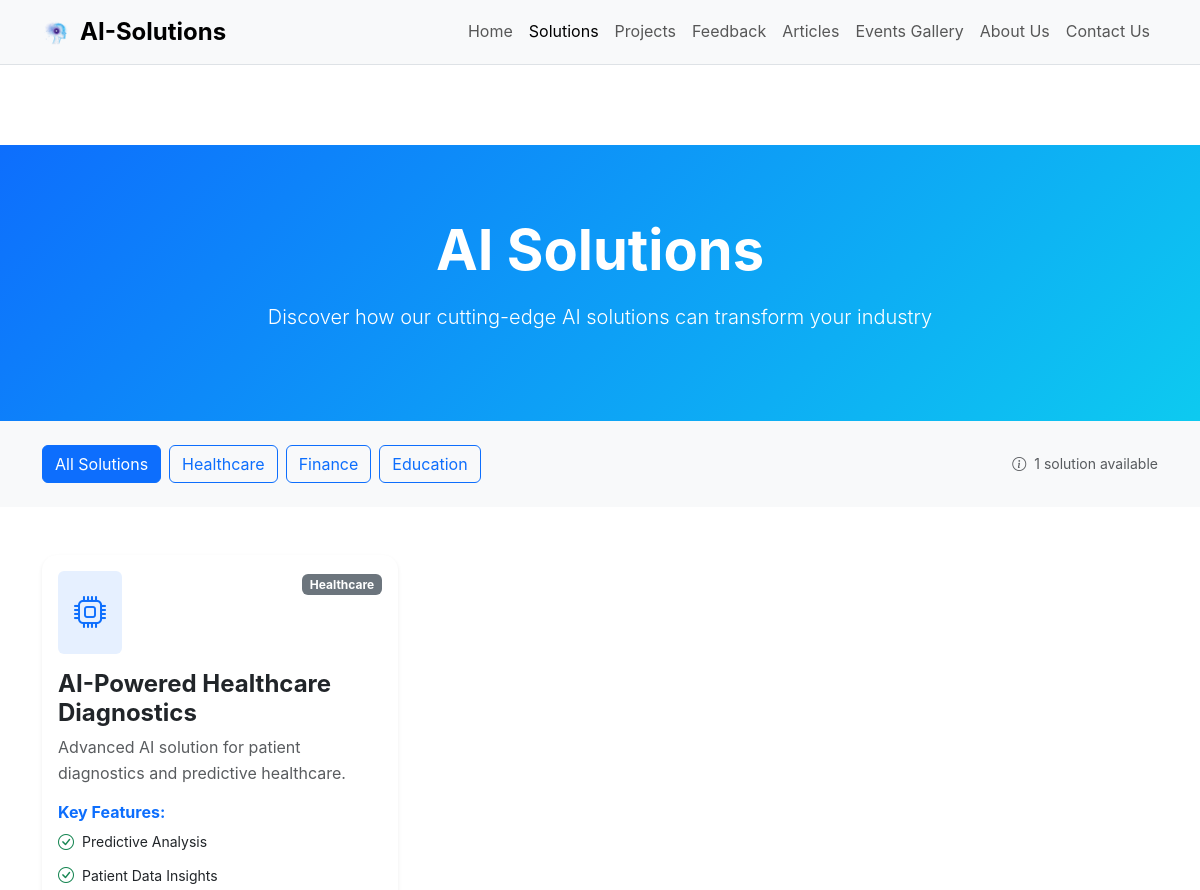
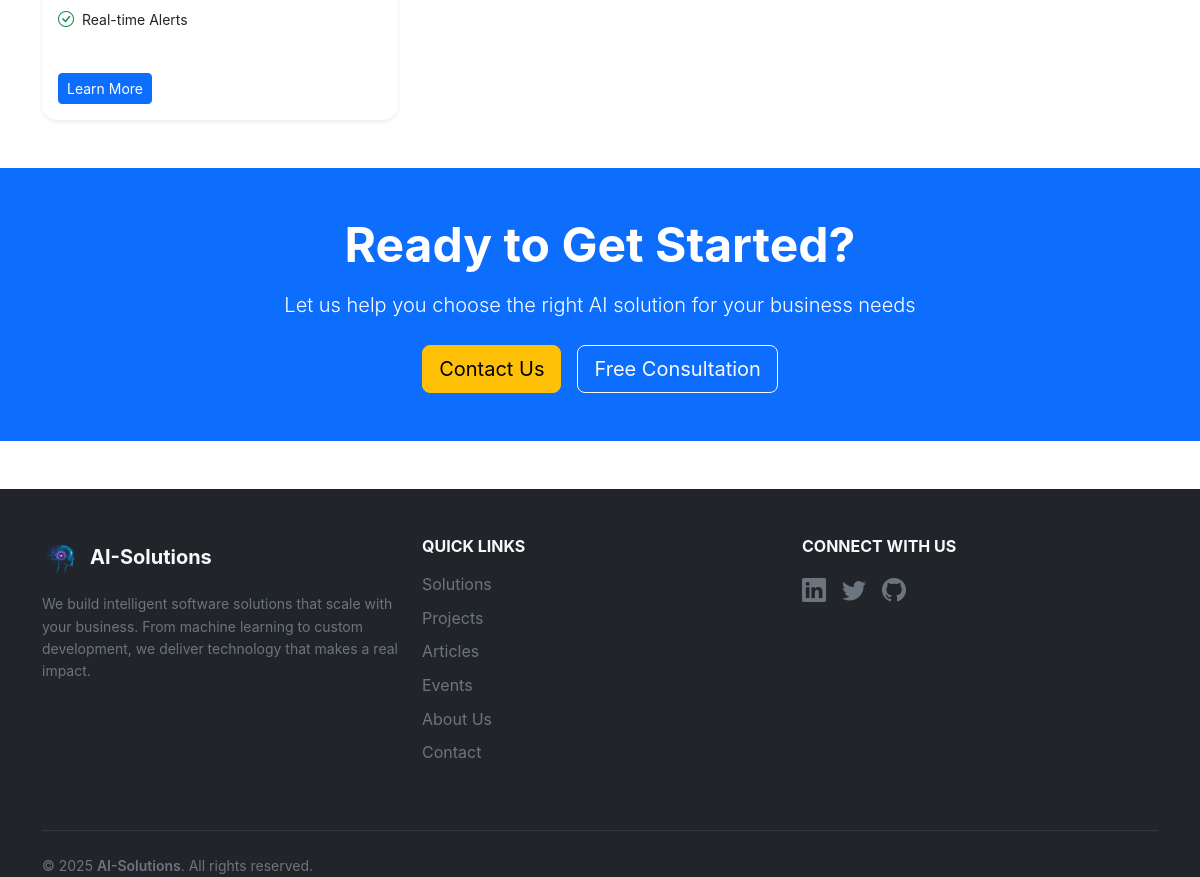
The page /solutions/ on the database its author committed (2 pictures, top to bottom).
### core/models.py (models this page shows, shortened)
class Solution(models.Model):
    CATEGORY_CHOICES = [
        ('healthcare', 'Healthcare'),
        ('finance', 'Finance'),
        ('education', 'Education'),
    ]
    title = models.CharField(max_length=200)
    description = models.TextField()
    detailed_content = HTMLField(help_text="Rich text content for solution details", blank=True)
    category = models.CharField(max_length=20, choices=CATEGORY_CHOICES)
    icon = models.CharField(max_length=50)
    features = models.JSONField(default=list)
    benefits = models.JSONField(default=list)
    use_cases = models.JSONField(default=list)
    faqs = models.JSONField(default=list)
    image = models.ImageField(upload_to='solutions/', blank=True, null=True)
    is_featured = models.BooleanField(default=False)
    is_active = models.BooleanField(default=True)
    order = models.PositiveIntegerField(default=0)
    created_at = models.DateTimeField(auto_now_add=True)
    updated_at = models.DateTimeField(auto_now=True)
    created_by = models.ForeignKey(settings.AUTH_USER_MODEL, on_delete=models.SET_NULL, null=True)
    slug = models.SlugField(max_length=200, blank=True)
    class Meta:
        ordering = ['order', 'title']

### core/views.py (the view)
# urls.py: path('solutions/', views.solutions, name='solutions'),
def solutions(request):
    category = request.GET.get('category', '')
    queryset = Solution.objects.filter(is_active=True)
    if category:
        queryset = queryset.filter(category=category)
    solutions_list = queryset.order_by('order', 'title')
    categories = Solution.CATEGORY_CHOICES
    context = {
        'solutions': solutions_list,
        'categories': categories,
        'selected_category': category,
        'settings': SiteSettings.load(),
    }
    return render(request, 'frontend/solutions.html', context)

### core/context_processors.py (called while the page is built, shortened)
def site_settings(request):
    return {
        'settings': SiteSettings.load()
    }

def admin_notifications(request):
    return {}

### core/models.py (called while the page is built)
    @classmethod
    def load(cls):
        return cls.objects.first()

### templates/frontend/solutions.html (shortened to what this page needs)
{% extends 'base.html' %}
{% load static %}
{% block content %}
<section class="bg-gradient-primary text-white py-5" style="margin-top: 80px;">
    <div class="container py-4">
        <div class="row">
            <div class="col-lg-8 mx-auto text-center">
                <h1 class="display-4 fw-bold mb-3">AI Solutions</h1>
                <p class="lead">Discover how our cutting-edge AI solutions can transform your industry</p>
            </div>
        </div>
    </div>
</section>
<section class="py-4 bg-light">
    <div class="container">
        <div class="row align-items-center">
            <div class="col-lg-6">
                <div class="d-flex gap-2 flex-wrap">
                    <a href="{% url 'core:solutions' %}"
                        class="btn {% if not selected_category %}btn-primary{% else %}btn-outline-primary{% endif %}">
                        All Solutions
                    </a>
                    {% for value, label in categories %}
                    <a href="{% url 'core:solutions' %}?category={{ value }}"
                        class="btn {% if selected_category == value %}btn-primary{% else %}btn-outline-primary{% endif %}">
                        {{ label }}
                    </a>
                    {% endfor %}
                </div>
            </div>
            <div class="col-lg-6 text-lg-end mt-3 mt-lg-0">
                <small class="text-muted">
                    <i class="bi bi-info-circle me-1"></i>
                    {{ solutions|length }} solution{{ solutions|length|pluralize }} available
                </small>
            </div>
        </div>
    </div>
</section>
<section class="py-5">
    <div class="container">
        {% if solutions %}
        <div class="row g-4">
            {% for solution in solutions %}
            <div class="col-lg-4 col-md-6">
                <div class="card h-100 shadow-sm border-0 solution-card">
                    <div class="card-body d-flex flex-column">
                        <div class="d-flex justify-content-between align-items-start mb-3">
                            <div class="bg-primary bg-opacity-10 rounded p-3">
                                <i class="bi bi-{{ solution.icon }} text-primary fs-2"></i>
                            </div>
                            <div class="text-end">
                                <span class="badge bg-secondary">{{ solution.get_category_display }}</span>
                            </div>
                        </div>
                        <h4 class="card-title fw-bold">{{ solution.title }}</h4>
                        <p class="card-text text-muted flex-grow-1">{{ solution.description }}</p>
                        {% if solution.features %}
                        <div class="mb-4">
                            <h6 class="fw-bold text-primary mb-2">Key Features:</h6>
                            <ul class="list-unstyled">
                                {% for feature in solution.features %}
                                <li class="d-flex align-items-center mb-2">
                                    <i class="bi bi-check-circle text-success me-2"></i>
                                    <small>{{ feature }}</small>
                                </li>
                                {% endfor %}
                            </ul>
                        </div>
                        {% endif %}
                        <div class="d-flex gap-2 mt-auto align-items-center">
                            <a href="{% url 'core:solution_detail' solution.slug %}" class="btn btn-sm btn-primary">
                                Learn More
                            </a>
                        </div>
                    </div>
                </div>
            </div>
            {% endfor %}
        </div>
        {% endif %}
    </div>
</section>
<section class="py-5 bg-primary text-white">
    <div class="container text-center">
        <h2 class="display-5 fw-bold mb-3">Ready to Get Started?</h2>
        <p class="lead mb-4">Let us help you choose the right AI solution for your business needs</p>
        <div class="d-flex justify-content-center gap-3">
            <a href="{% url 'core:contact' %}" class="btn btn-warning btn-lg">Contact Us</a>
            <button class="btn btn-outline-light btn-lg" onclick="requestConsultation()">
                Free Consultation
            </button>
        </div>
    </div>
</section>
{% endblock %}

### static/css/main.css (style rules this page uses)
:root { --primary-color: #007bff; --secondary-color: #6c757d; --success-color: #28a745; --danger-color: #dc3545; --warning-color: #ffc107; --info-color: #17a2b8; --light-color: #f8f9fa; --dark-color: #343a40; --gradient-primary: linear-gradient(135deg, #667eea 0%, #764ba2 100%); --gradient-secondary: linear-gradient(135deg, #f093fb 0%, #f5576c 100%); }
body { font-family: 'Inter', -apple-system, BlinkMacSystemFont, 'Segoe UI', Roboto, sans-serif; line-height: 1.6; color: var(--dark-color); }
.solution-card { transition: transform 0.3s ease, box-shadow 0.3s ease; border: none; border-radius: 15px; overflow: hidden; }

### templates/frontend/solutions.html (style rules this page uses)
.solution-card { transition: transform 0.3s, box-shadow 0.3s; }
.bg-gradient-primary { background: linear-gradient(135deg, var(--bs-primary) 0%, var(--bs-info) 100%); }

### rows shown on the page
Solution: category "Healthcare", title "AI-Powered Healthcare Diagnostics", description "Advanced AI solution for patient diagnostics and predictive healthcare.", features "Predictive Analysis" "Patient Data Insights" "Real-time Alerts"

### other values the page prints
{{ label }} "Healthcare" "Finance" "Education"
{{ solutions|length }} "1"
